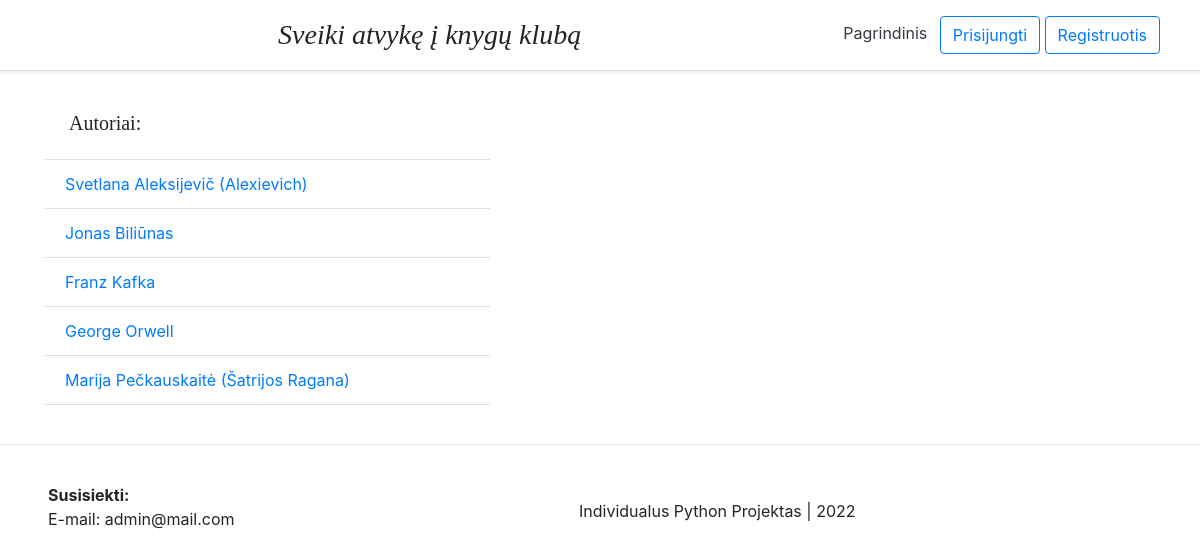
Screenshot of /authors/ with the database file from the repository.
### bookcase/models.py (models this page shows, shortened)
class Author(models.Model):
    first_name = models.CharField('Vardas', max_length=50, null=True, blank=True)
    last_name = models.CharField('Pavardė', max_length=50)
    biography = models.TextField('Biografija', max_length=5000, null=True, blank=True)
    author_photo = models.ImageField('Nuotrauka', max_length=50, upload_to='authors/Photo/', null=True, blank=True)
    class Meta:
        ordering = ['last_name', 'first_name']

### bookcase/views.py (the view)
# urls.py: path('authors/', views.authors_list, name='authors_list'),
def authors_list(request):
	paginator = Paginator(Author.objects.all(), 9)
	page_number = request.GET.get('page')
	paged_authors = paginator.get_page(page_number)
	context = {
        'authors': paged_authors
    }
	return render(request, 'bookcase/authors_list.html', context=context)

### bookcase/templates/bookcase/authors_list.html (shortened to what this page needs)
{% extends 'base.html' %}
{% load static %}
{% block content%}
<div class="row">
    <div class="col-md-5 pb-4 blog-main">
      <h5 class="m-4">Autoriai:</h5>
        <ul class="list-group list-group-flush">
          {% for author in authors %}
          <li class="list-group-item"><a href="{% url 'author' author.id %}">{{author.first_name}} {{author.last_name}}</a></li>
          {% endfor %}
        </ul>
    </div>
</div>
{% endblock %}

### rows the page displays
Author: first_name "Svetlana", last_name "Aleksijevič (Alexievich)"
Author: first_name "Jonas", last_name "Biliūnas"
Author: first_name "Franz", last_name "Kafka"
Author: first_name "George", last_name "Orwell"
Author: first_name "Marija", last_name "Pečkauskaitė (Šatrijos Ragana)"
